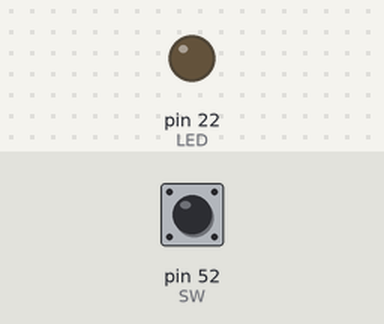
Simulated run of this sketch. Board: Arduino Mega 2560, built with avr-gcc and run on an emulated ATmega2560. On the bench: output pins drawn as LEDs (lit = HIGH). The inputs (shaded band) are chosen by the test bench; at power-on: pin 52 (SW) HIGH.

Above: at 1.2 s.
1.3 s: pin 52 (SW) pulled LOW for 0.15 s
At 1.8 s:
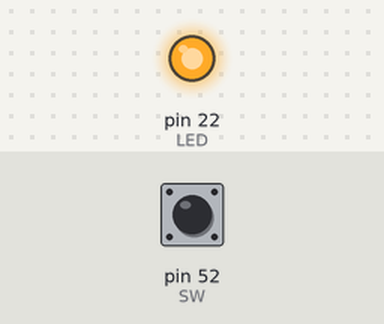
3.0 s: pin 52 (SW) pulled LOW for 1 s
At 3.8 s:
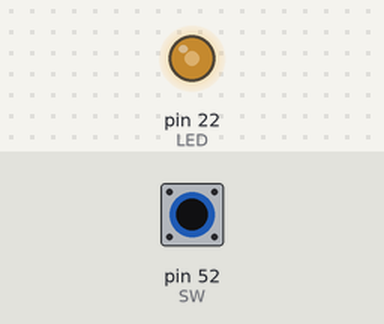
5.5 s: pin 52 (SW) pulled LOW for 3.2 s
At 9.9 s:
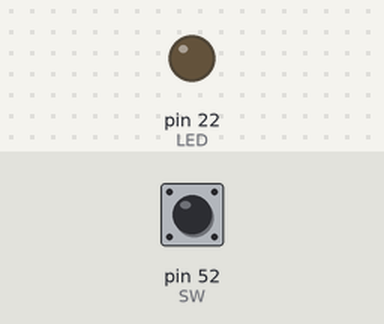
Timing chart, 0 to 11.4 s (numbered marks = the images above; inputs shaded):
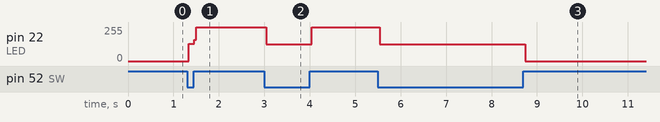

The sketch:

_12__Read_Switch_and_Toggle_LED_1.ino
```cpp
#define LED     22
#define SW      52

void setup() {
  // put your setup code here, to run once:
  pinMode(LED, OUTPUT);
  pinMode(SW, INPUT);
}

void loop() {
  // put your main code here, to run repeatedly:
  if (digitalRead(SW) == LOW)
  {
    digitalWrite(LED, !digitalRead(LED));
  }
}
```

Measured:
- after the input at 1.3 s, pin 22 (LED): 0/255 → 128/255 at once, → 255/255 0.12 s later
- after the input at 3.0 s, pin 22 (LED): 255/255 → 127/255 at once, → 255/255 1.0 s later
- after the input at 5.5 s, pin 22 (LED): 255/255 → 127/255 at once, → 0/255 3.2 s later
